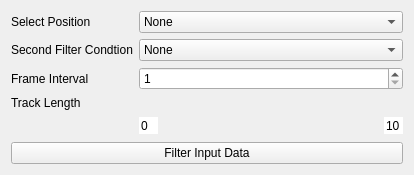
<?xml version="1.0" encoding="UTF-8"?>
<ui version="4.0">
 <class>MainWindow</class>
 <widget class="QWidget" name="MainWindow">
  <property name="windowModality">
   <enum>Qt::NonModal</enum>
  </property>
  <property name="geometry">
   <rect>
    <x>0</x>
    <y>0</y>
    <width>414</width>
    <height>167</height>
   </rect>
  </property>
  <property name="windowTitle">
   <string comment="Hell0" extracomment="Whats"/>
  </property>
  <property name="accessibleName">
   <string comment="Page" extracomment="Page"/>
  </property>
  <layout class="QGridLayout" name="gridLayout_9">
   <item row="0" column="0">
    <layout class="QGridLayout" name="gridLayout">
     <item row="2" column="1">
      <widget class="QSpinBox" name="frame_interval">
       <property name="toolTip">
        <string>&lt;html&gt;&lt;head/&gt;&lt;body&gt;&lt;p&gt;Interval of frame column in source data. Used to generate interval of 1 which is required by the python implementation of arcos&lt;/p&gt;&lt;/body&gt;&lt;/html&gt;</string>
       </property>
       <property name="minimum">
        <number>1</number>
       </property>
       <property name="maximum">
        <number>1000</number>
       </property>
      </widget>
     </item>
     <item row="0" column="1">
      <widget class="QComboBox" name="position">
       <property name="toolTip">
        <string>&lt;html&gt;&lt;head/&gt;&lt;body&gt;&lt;p&gt;If multiple positions are present in the source data, this field allows you to select which one to use&lt;/p&gt;&lt;/body&gt;&lt;/html&gt;</string>
       </property>
       <item>
        <property name="text">
         <string>None</string>
        </property>
       </item>
      </widget>
     </item>
     <item row="6" column="0" colspan="2">
      <widget class="QPushButton" name="filter_input_data">
       <property name="toolTip">
        <string>&lt;html&gt;&lt;head/&gt;&lt;body&gt;&lt;p&gt;Filter data according to the parameters selected above.&lt;/p&gt;&lt;/body&gt;&lt;/html&gt;</string>
       </property>
       <property name="text">
        <string>Filter Input Data</string>
       </property>
      </widget>
     </item>
     <item row="0" column="0">
      <widget class="QLabel" name="position_label">
       <property name="toolTip">
        <string>&lt;html&gt;&lt;head/&gt;&lt;body&gt;&lt;p&gt;If multiple positions are present in the source data, this field allows you to select which one to use&lt;/p&gt;&lt;/body&gt;&lt;/html&gt;</string>
       </property>
       <property name="text">
        <string>Select Position</string>
       </property>
      </widget>
     </item>
     <item row="2" column="0">
      <widget class="QLabel" name="frame_interval_label">
       <property name="toolTip">
        <string>&lt;html&gt;&lt;head/&gt;&lt;body&gt;&lt;p&gt;Interval of frame column in source data. Used to generate interval of 1 which is required by the python implementation of arcos&lt;/p&gt;&lt;/body&gt;&lt;/html&gt;</string>
       </property>
       <property name="text">
        <string>Frame Interval</string>
       </property>
      </widget>
     </item>
     <item row="1" column="1">
      <widget class="QComboBox" name="additional_filter_combobox">
       <item>
        <property name="text">
         <string>None</string>
        </property>
       </item>
      </widget>
     </item>
     <item row="4" column="1">
      <layout class="QHBoxLayout" name="horizontalLayout_tracklength"/>
     </item>
     <item row="1" column="0">
      <widget class="QLabel" name="additional_filter_combobox_label">
       <property name="text">
        <string>Second Filter Condtion</string>
       </property>
      </widget>
     </item>
     <item row="4" column="0">
      <widget class="QLabel" name="min_tracklength_label">
       <property name="toolTip">
        <string>&lt;html&gt;&lt;head/&gt;&lt;body&gt;&lt;p&gt;Filter tracklenght of source data. Can be usefull if lots of incompleate tracks are present.&lt;/p&gt;&lt;/body&gt;&lt;/html&gt;</string>
       </property>
       <property name="text">
        <string>Track Length</string>
       </property>
      </widget>
     </item>
     <item row="5" column="1">
      <layout class="QHBoxLayout" name="horizontalLayout">
       <item>
        <widget class="QSpinBox" name="min_tracklength_spinbox">
         <property name="sizePolicy">
          <sizepolicy hsizetype="Fixed" vsizetype="Fixed">
           <horstretch>0</horstretch>
           <verstretch>0</verstretch>
          </sizepolicy>
         </property>
         <property name="maximumSize">
          <size>
           <width>25</width>
           <height>16777215</height>
          </size>
         </property>
         <property name="focusPolicy">
          <enum>Qt::WheelFocus</enum>
         </property>
         <property name="contextMenuPolicy">
          <enum>Qt::NoContextMenu</enum>
         </property>
         <property name="styleSheet">
          <string notr="true"/>
         </property>
         <property name="frame">
          <bool>false</bool>
         </property>
         <property name="alignment">
          <set>Qt::AlignLeading|Qt::AlignLeft|Qt::AlignVCenter</set>
         </property>
         <property name="buttonSymbols">
          <enum>QAbstractSpinBox::NoButtons</enum>
         </property>
        </widget>
       </item>
       <item>
        <spacer name="horizontalSpacer">
         <property name="orientation">
          <enum>Qt::Horizontal</enum>
         </property>
         <property name="sizeHint" stdset="0">
          <size>
           <width>40</width>
           <height>20</height>
          </size>
         </property>
        </spacer>
       </item>
       <item>
        <widget class="QSpinBox" name="max_tracklength_spinbox">
         <property name="sizePolicy">
          <sizepolicy hsizetype="Fixed" vsizetype="Fixed">
           <horstretch>0</horstretch>
           <verstretch>0</verstretch>
          </sizepolicy>
         </property>
         <property name="maximumSize">
          <size>
           <width>25</width>
           <height>16777215</height>
          </size>
         </property>
         <property name="styleSheet">
          <string notr="true"/>
         </property>
         <property name="frame">
          <bool>false</bool>
         </property>
         <property name="alignment">
          <set>Qt::AlignRight|Qt::AlignTrailing|Qt::AlignVCenter</set>
         </property>
         <property name="buttonSymbols">
          <enum>QAbstractSpinBox::NoButtons</enum>
         </property>
         <property name="value">
          <number>10</number>
         </property>
        </widget>
       </item>
      </layout>
     </item>
    </layout>
   </item>
  </layout>
 </widget>
 <resources/>
 <connections/>
</ui>
